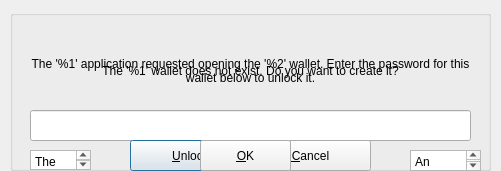
<?xml version="1.0" encoding="UTF-8"?>
<ui version="4.0">
 <class>password_dialog</class>
 <widget class="QDialog" name="password_dialog">
  <property name="windowModality">
   <enum>Qt::ApplicationModal</enum>
  </property>
  <property name="geometry">
   <rect>
    <x>0</x>
    <y>0</y>
    <width>501</width>
    <height>171</height>
   </rect>
  </property>
  <property name="windowTitle">
   <string>LXQt wallet service</string>
  </property>
  <property name="windowIcon">
   <iconset>
    <normaloff>lxqt_wallet_icon.png</normaloff>lxqt_wallet_icon.png</iconset>
  </property>
  <widget class="QGroupBox" name="groupBox">
   <property name="geometry">
    <rect>
     <x>10</x>
     <y>10</y>
     <width>481</width>
     <height>161</height>
    </rect>
   </property>
   <property name="title">
    <string/>
   </property>
   <widget class="QLabel" name="labelHeader">
    <property name="geometry">
     <rect>
      <x>20</x>
      <y>20</y>
      <width>441</width>
      <height>81</height>
     </rect>
    </property>
    <property name="text">
     <string>The '%1' application requested opening the '%2' wallet. Enter the password for this wallet below to unlock it.</string>
    </property>
    <property name="alignment">
     <set>Qt::AlignCenter</set>
    </property>
    <property name="wordWrap">
     <bool>true</bool>
    </property>
   </widget>
   <widget class="QLineEdit" name="lineEditKey">
    <property name="geometry">
     <rect>
      <x>20</x>
      <y>100</y>
      <width>441</width>
      <height>31</height>
     </rect>
    </property>
    <property name="echoMode">
     <enum>QLineEdit::Password</enum>
    </property>
   </widget>
   <widget class="QLabel" name="labelWalletDoesNotExist">
    <property name="geometry">
     <rect>
      <x>10</x>
      <y>20</y>
      <width>461</width>
      <height>81</height>
     </rect>
    </property>
    <property name="text">
     <string>The '%1' wallet does not exist. Do you want to create it?</string>
    </property>
    <property name="alignment">
     <set>Qt::AlignCenter</set>
    </property>
   </widget>
   <widget class="QTextEdit" name="textEdit_2">
    <property name="geometry">
     <rect>
      <x>20</x>
      <y>140</y>
      <width>61</width>
      <height>20</height>
     </rect>
    </property>
    <property name="html">
     <string>&lt;!DOCTYPE HTML PUBLIC &quot;-//W3C//DTD HTML 4.0//EN&quot; &quot;http://www.w3.org/TR/REC-html40/strict.dtd&quot;&gt;
&lt;html&gt;&lt;head&gt;&lt;meta name=&quot;qrichtext&quot; content=&quot;1&quot; /&gt;&lt;style type=&quot;text/css&quot;&gt;
p, li { white-space: pre-wrap; }
&lt;/style&gt;&lt;/head&gt;&lt;body style=&quot; font-family:'Monospace'; font-size:10pt; font-weight:400; font-style:normal;&quot;&gt;
&lt;p style=&quot; margin-top:0px; margin-bottom:0px; margin-left:0px; margin-right:0px; -qt-block-indent:0; text-indent:0px;&quot;&gt;&lt;span style=&quot; font-family:'Sans Serif'; font-size:9pt;&quot;&gt;The &lt;/span&gt;&lt;span style=&quot; font-family:'Sans Serif'; font-size:9pt; font-weight:600;&quot;&gt;'%1'&lt;/span&gt;&lt;span style=&quot; font-family:'Sans Serif'; font-size:9pt;&quot;&gt; wallet does not exist. Do you want to create it?&lt;/span&gt;&lt;/p&gt;&lt;/body&gt;&lt;/html&gt;</string>
    </property>
   </widget>
   <widget class="QTextEdit" name="textEdit">
    <property name="geometry">
     <rect>
      <x>400</x>
      <y>140</y>
      <width>71</width>
      <height>21</height>
     </rect>
    </property>
    <property name="html">
     <string>&lt;!DOCTYPE HTML PUBLIC &quot;-//W3C//DTD HTML 4.0//EN&quot; &quot;http://www.w3.org/TR/REC-html40/strict.dtd&quot;&gt;
&lt;html&gt;&lt;head&gt;&lt;meta name=&quot;qrichtext&quot; content=&quot;1&quot; /&gt;&lt;style type=&quot;text/css&quot;&gt;
p, li { white-space: pre-wrap; }
&lt;/style&gt;&lt;/head&gt;&lt;body style=&quot; font-family:'Monospace'; font-size:10pt; font-weight:400; font-style:normal;&quot;&gt;
&lt;p style=&quot; margin-top:0px; margin-bottom:0px; margin-left:0px; margin-right:0px; -qt-block-indent:0; text-indent:0px;&quot;&gt;&lt;span style=&quot; font-family:'Sans Serif'; font-size:9pt;&quot;&gt;An application &lt;/span&gt;&lt;span style=&quot; font-family:'Sans Serif'; font-size:9pt; font-weight:600;&quot;&gt;'%1'&lt;/span&gt;&lt;span style=&quot; font-family:'Sans Serif'; font-size:9pt;&quot;&gt; has requested to open a wallet&lt;/span&gt;&lt;span style=&quot; font-family:'Sans Serif'; font-size:9pt; font-weight:600;&quot;&gt; '%2'&lt;/span&gt;&lt;span style=&quot; font-family:'Sans Serif'; font-size:9pt;&quot;&gt;. Enter the password for this wallet below to unlock it.&lt;/span&gt;&lt;/p&gt;&lt;/body&gt;&lt;/html&gt;</string>
    </property>
   </widget>
   <widget class="QPushButton" name="pushButtonSend">
    <property name="geometry">
     <rect>
      <x>120</x>
      <y>130</y>
      <width>121</width>
      <height>31</height>
     </rect>
    </property>
    <property name="text">
     <string>&amp;Unlock</string>
    </property>
    <property name="default">
     <bool>true</bool>
    </property>
   </widget>
  </widget>
  <widget class="QPushButton" name="pushButtonCancel">
   <property name="geometry">
    <rect>
     <x>250</x>
     <y>140</y>
     <width>121</width>
     <height>31</height>
    </rect>
   </property>
   <property name="text">
    <string>&amp;Cancel</string>
   </property>
  </widget>
  <widget class="QPushButton" name="pushButtonOK">
   <property name="geometry">
    <rect>
     <x>200</x>
     <y>140</y>
     <width>91</width>
     <height>31</height>
    </rect>
   </property>
   <property name="text">
    <string>OK</string>
   </property>
  </widget>
  <widget class="QPushButton" name="pushButtonOK_2">
   <property name="geometry">
    <rect>
     <x>200</x>
     <y>140</y>
     <width>91</width>
     <height>31</height>
    </rect>
   </property>
   <property name="text">
    <string>&amp;OK</string>
   </property>
  </widget>
 </widget>
 <resources/>
 <connections/>
</ui>
